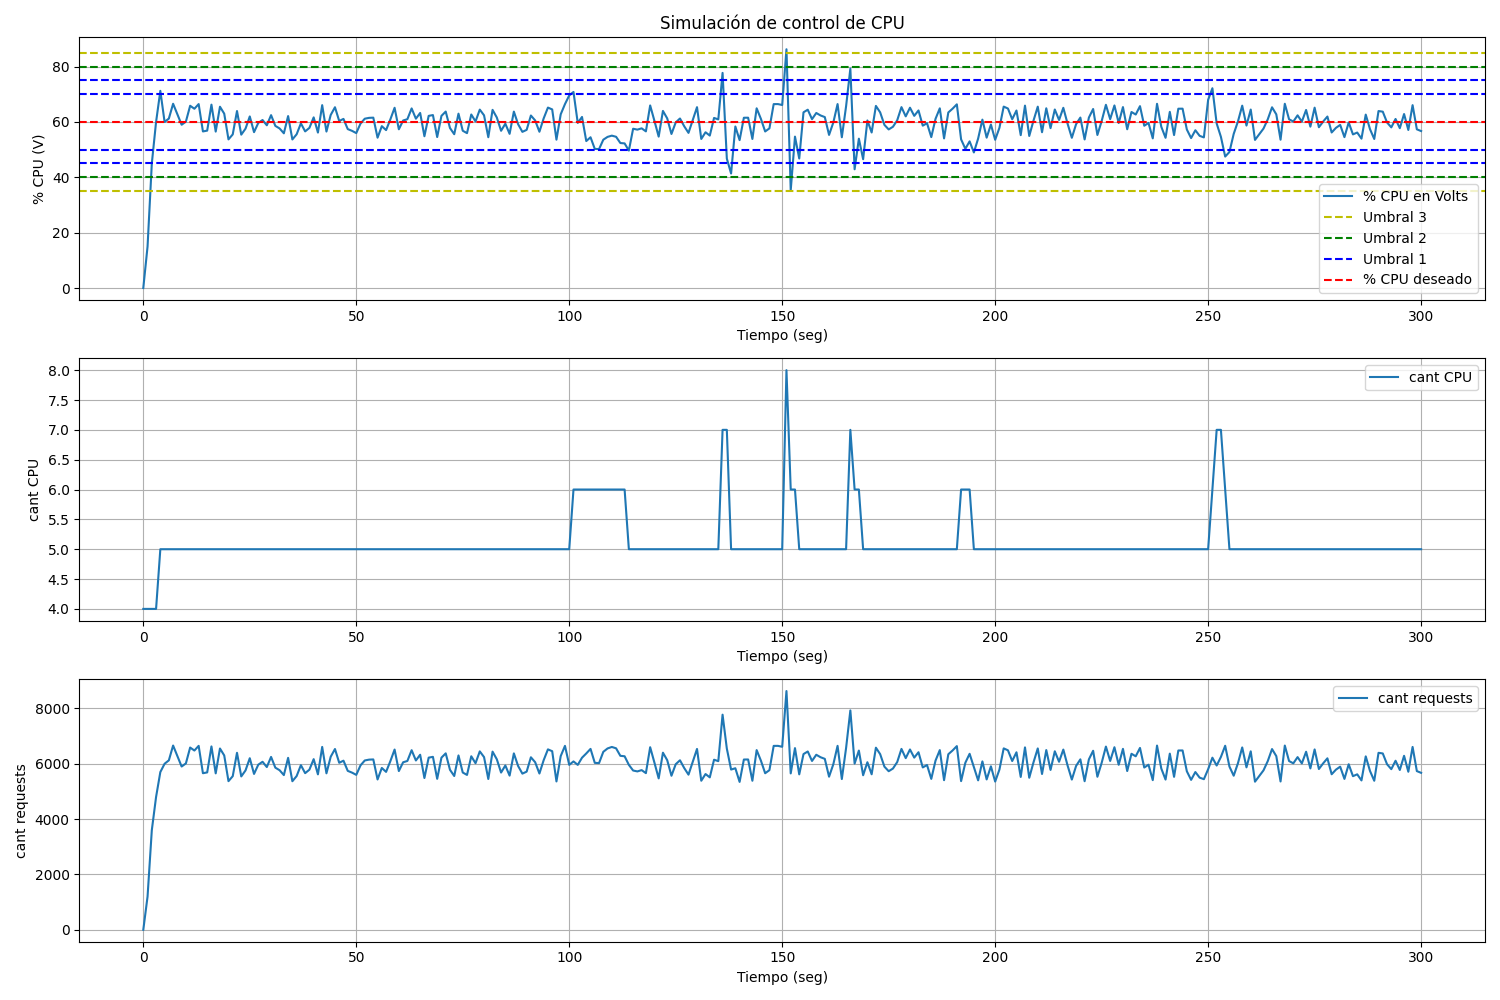

Reproduce this figure in Python.
import numpy as np
import matplotlib.pyplot as plt
import math

volts_input = 3  
initial_requests = 0
total_time = 301
max_requests_server = 2000 
min_servers = 4 
max_servers = 10 
v_nominal_por_server = 1200 
cant_nominal_servers = 5 
tiempo_scan = 1 

# Coeficientes del controlador PD 
Kp = 1
Kd = 0.0008

requests = initial_requests
previous_error = 0
num_servers = min_servers
percentages_CPU = [0]
percentages_CPU_V = [0]
cant_CPUs = [num_servers]
cant_requests = [initial_requests]
times = [0]

# 5V    --- 100% --- 2000 rps
# 4.5V  --- 90%  --- 1800 rps
# 4.25V --- 85%  --- 1700 rps
# 4V    --- 80%  --- 1600 rps
# 3.75V --- 75%  --- 1500 rps
# 3.5V  --- 70%  --- 1400 rps
# 3V    --- 60%  --- 1200 rps
# 2.5V  --- 50%  --- 1000 rps
# 2.25V --- 45%  --- 900 rps
# 2V    --- 40%  --- 800 rps
# 1.75V --- 35%  --- 700 rps
# 1.5V  --- 30%  --- 600 rps
# 1.25V --- 25%  --- 500 rps
# 1V    --- 20%  --- 400 rps
# 0.75V --- 15%  --- 300 rps
# 0.5V  --- 10%  --- 200 rps

# Señal de error
# 1.25V --- 25% - fin Umbral 3
# 1V    --- 20% - fin Umbral 2 e inicio Umbral 3
# 0.75V --- 15% - fin Umbral 1 e inicio Umbral 2
# 0.5V  --- 10% - inicio Umbral 1

# Umbral 0 = [50% a 70%]
# Umbral 1 = [45% a 50%] y [70% a 75%] -> add/elim 1 server
# Umbral 2 = [40% a 45%] y [75% a 80%] -> add/elim 2 servers
# Umbral 3 = [35% a 40%] y [80% a 85%] -> add/elim 3 servers

def percentaje_translator(requests, num_servers, temp):
    requests_per_server = requests / num_servers
    cpu_usage = 100 * requests_per_server / max_requests_server
    if temp:
        cpu_usage += 10
    volts = cpu_usage * 5 / 100  # calculo el porcentaje de uso de CPU en V
    return (volts, cpu_usage)

inicializacion = {1: 1200, 2:3600, 3:4800, 4:5700, 5:6000}
def generate_requests(t):
    if t in inicializacion:
        return inicializacion[t]
    r = np.random.uniform(0.89, 1.11)
    return r * v_nominal_por_server * cant_nominal_servers

# Perturbaciones
perturbaciones = {136: 2250, 151: 2250, 166: 2250}
def generate_perturbacion(t):
    if t in perturbaciones:
        return perturbaciones[t]
    return 0

# Umbral de control
def umbrales(error):
    abs_error = abs(error)
    if abs_error < 0.5:             # 0.5V = 10% CPU
        return 0
    elif 0.5 <= abs_error < 0.75:   # 0.75V = 15% CPU
        return -1 if error > 0 else 1
    elif 0.75 <= abs_error < 1:     # 1V = 20% CPU
        return -2 if error > 0 else 2
    elif 1 <= abs_error < 1.25:     # 1.25V = 25% CPU
        return -3 if error > 0 else 3
    else:
        return -3 if error > 0 else 3

# Perturbaciones de temperatura
aumento_temperatura = set(range(100, 104)).union(range(250, 254))
def temp_perturbation(t):
    return t in aumento_temperatura

# Simulación del proceso
for t in range(1, total_time, tiempo_scan): 
    requests = generate_requests(t)

    # if t in range(50, 60):
    # #     requests += int(input('Ingrese cantidad de requests extra: '))
    # #     volts_input = float(input('Ingrese volts de entrada: '))

    perturbacion_extra_req = generate_perturbacion(t)
    requests += perturbacion_extra_req

    temp = temp_perturbation(t)

    (volts_percentaje, cpu_usage) = percentaje_translator(requests, num_servers, temp)

    error = volts_input - volts_percentaje
    derivative = (error - previous_error)
    previous_error = error

    control_signal = umbrales(error) + round(Kd * derivative, 3)

    new_num_servers = math.ceil(num_servers + control_signal)
    limited_new_num_servers = max(min_servers, min(max_servers, new_num_servers))
    
    percentages_CPU.append(cpu_usage)
    percentages_CPU_V.append(volts_percentaje)
    cant_CPUs.append(limited_new_num_servers)
    cant_requests.append(requests)
    times.append(t)
    print(f'Tiempo: {t} - Cantidad de servidores activos: {num_servers} - Porcentaje de uso de CPU: {cpu_usage:.2f}%')
    print(f'Cantidad de requests: {int(requests)} - Señal de control: {control_signal:.3f} - Nuevo numero de servidores: {limited_new_num_servers}')

    num_servers = limited_new_num_servers
    print('-----------------------------------------------------------------')


plt.figure(figsize=(15, 10))

# Gráfico de temperatura
plt.subplot(3, 1, 1)
plt.plot(times, percentages_CPU, label='% CPU en Volts')
plt.axhline(y=35, color='y', linestyle='--', label='Umbral 3')
plt.axhline(y=40, color='g', linestyle='--', label='Umbral 2')
plt.axhline(y=45, color='b', linestyle='--', label='Umbral 1')
plt.axhline(y=50, color='b', linestyle='--', label='')
plt.axhline(y=60, color='r', linestyle='--', label='% CPU deseado')
plt.axhline(y=70, color='b', linestyle='--', label='')
plt.axhline(y=75, color='b', linestyle='--', label='')
plt.axhline(y=80, color='g', linestyle='--', label='')
plt.axhline(y=85, color='y', linestyle='--', label='')
plt.xlabel('Tiempo (seg)')
plt.ylabel('% CPU (V)')
plt.title('Simulación de control de CPU')
plt.legend()
plt.grid(True)

plt.subplot(3, 1, 2)
plt.plot(times, cant_CPUs, label='cant CPU')
plt.xlabel('Tiempo (seg)')
plt.ylabel('cant CPU')
plt.legend()
plt.grid(True)

plt.subplot(3, 1, 3)
plt.plot(times, cant_requests, label='cant requests')
plt.xlabel('Tiempo (seg)')
plt.ylabel('cant requests')
plt.legend()
plt.grid(True)

plt.tight_layout()
plt.savefig('simulacion.png')
plt.show()
